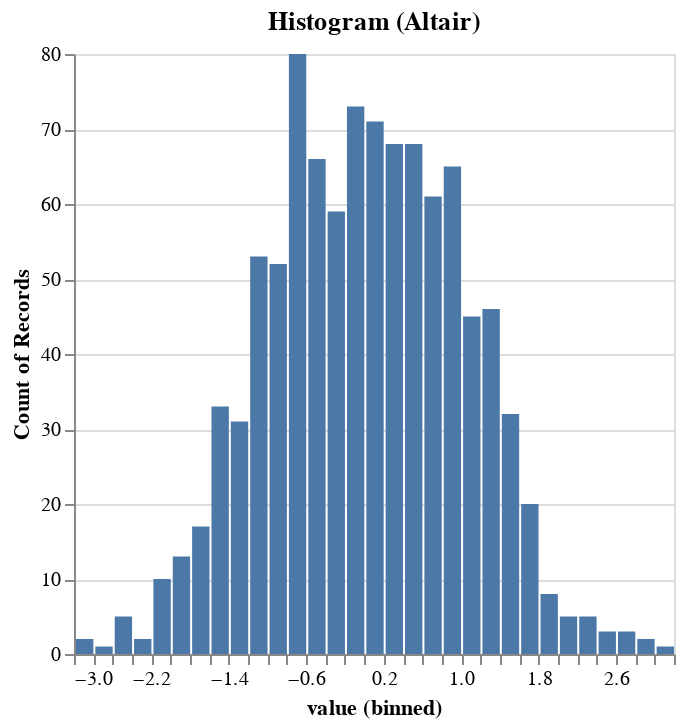

The code cell stored with this chart in its notebook:
### Markdown cell above
# Altair

`altair`は`Vega-Lite`をベースにした可視化パッケージです。
宣言的に書くことができ可読性が高いです。
ただし、コードが長くなってしまいます。
また、5000行以上のデータは制限があります。

### Code cell
import altair as alt

chart = (
    alt.Chart(df)
    .mark_bar()
    .encode(alt.X("value", bin=alt.Bin(maxbins=30)), y="count()")
    .properties(title="Histogram (Altair)")
)
chart.show()

chart.save("python-histogram-altair.png")
# chart.save("python-histogram-altair.svg")
# chart.save("python-histogram-altair.html")

### Figure 1 — Vega-Lite specification as saved in the notebook (floating-point values rounded to 4 significant figures; data arrays with more than 128 entries replaced by an {"elided": "..."} marker saying what was removed)
{"config": {"view": {"continuousWidth": 300, "continuousHeight": 300}}, "data": {"name": "data-7a9b5ed33ba14628ea374e0a2f7782eb"}, "mark": {"type": "bar"}, "encoding": {"x": {"bin": {"maxbins": 30}, "field": "value", "type": "quantitative"}, "y": {"aggregate": "count", "type": "quantitative"}}, "title": "Histogram (Altair)", "$schema": "https://vega.github.io/schema/vega-lite/v5.20.1.json", "datasets": {"data-7a9b5ed33ba14628ea374e0a2f7782eb": {"elided": "1000 records"}}}
